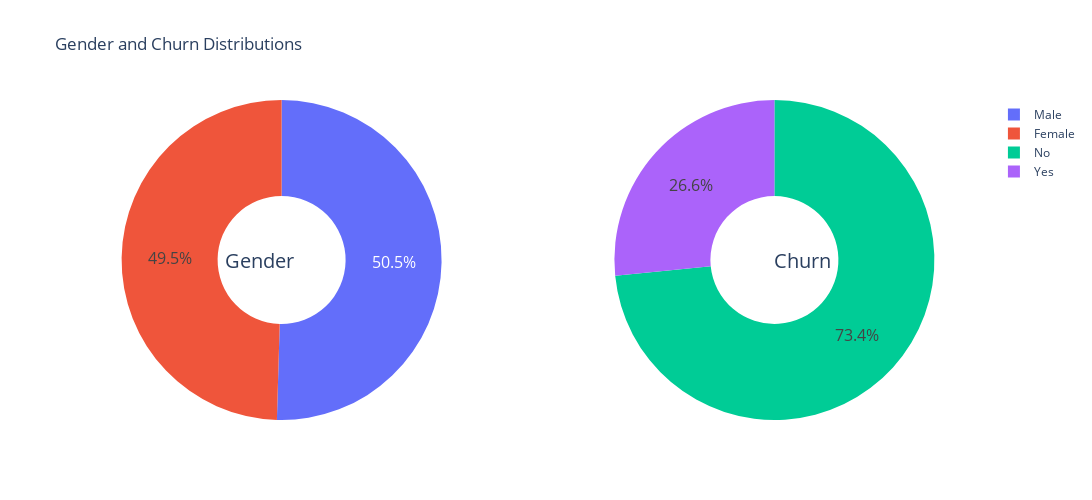

The code cell stored with this chart in its notebook:
### Markdown cell above
# Data Visualization

### Code cell
g_labels = ['Male', 'Female']
c_labels = ['No', 'Yes']
# Create subplots: use 'domain' type for Pie subplot
fig = make_subplots(rows=1, cols=2, specs=[[{'type':'domain'}, {'type':'domain'}]])
fig.add_trace(go.Pie(labels=g_labels, values=df['gender'].value_counts(), name="Gender"),
              1, 1)
fig.add_trace(go.Pie(labels=c_labels, values=df['Churn'].value_counts(), name="Churn"),
              1, 2)

# Use `hole` to create a donut-like pie chart
fig.update_traces(hole=.4, hoverinfo="label+percent+name", textfont_size=16)

fig.update_layout(
    title_text="Gender and Churn Distributions"
    # Add annotations in the center of the donut pies.
    ,annotations=[dict(text='Gender', x=0.16, y=0.5, font_size=20, showarrow=False),
                 dict(text='Churn', x=0.84, y=0.5, font_size=20, showarrow=False)]
    ,width=1100
    ,height=500
)


fig.show()

### Figure 1 — Plotly figure (JSON) as saved in the notebook; plotly's stock layout.template omitted (floating-point values rounded to 4 significant figures)
{"data": [{"domain": {"x": [0, 0.45], "y": [0, 1]}, "hole": 0.4, "hoverinfo": "label+percent+name", "labels": ["Male", "Female"], "name": "Gender", "textfont": {"size": 16}, "type": "pie", "values": [3549, 3483]}, {"domain": {"x": [0.55, 1], "y": [0, 1]}, "hole": 0.4, "hoverinfo": "label+percent+name", "labels": ["No", "Yes"], "name": "Churn", "textfont": {"size": 16}, "type": "pie", "values": [5163, 1869]}], "layout": {"annotations": [{"font": {"size": 20}, "showarrow": false, "text": "Gender", "x": 0.16, "y": 0.5}, {"font": {"size": 20}, "showarrow": false, "text": "Churn", "x": 0.84, "y": 0.5}], "height": 500, "title": {"text": "Gender and Churn Distributions"}, "width": 1100}}
